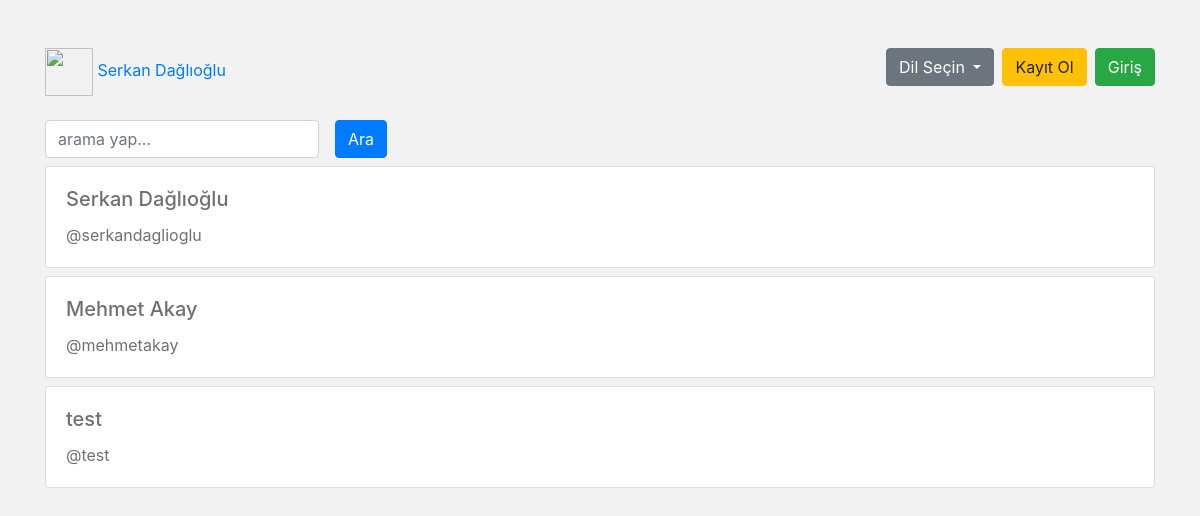
/users/, run on the app's committed database.
### tables this page shows
CREATE TABLE "users" (
  "user_id" integer NOT NULL PRIMARY KEY AUTOINCREMENT,
  "username" text(50),
  "password" text,
  "full_name" text
);

### flask_proje_one/controllers/website.py (the view)
class ShowUsers(View):
    methods = ['GET', 'POST']
    def dispatch_request(self):
        db = get_db()
        cr = db.cursor()
        sql = "SELECT * FROM users"
        cr.execute(sql)
        user_items = cr.fetchall()
        return render_template('users.html',user_items=user_items)

### flask_proje_one/app.py (called while the page is built)
@app.teardown_appcontext
def close_connection(exception):
    print("close_connection")
    db = getattr(g, '_database', None)
    if db is not None:
        db.close()

### flask_proje_one/libraries/db_helper.py (called while the page is built)
def get_db():
    db = getattr(g, '_database', None)
    if db is None:
        db = g._database = sqlite3.connect(DATABASE)
        db.row_factory = make_dicts
    return db

def make_dicts(cursor, row):
    return dict((cursor.description[idx][0], value)
                for idx, value in enumerate(row))

### flask_proje_one/templates/users.html (shortened to what this page needs)
{% extends "base_layout.html" %}
{% block content %}
    <form action="{{ url_for("website.users") }}" class="form-inline">
            <div class="form-group mr-3 mb-2">
                <input type="text" name="query" class="form-control" placeholder="{{ _("arama yap...") }}">
            </div>
            <button type="submit" class="btn btn-primary mb-2">{{ _("Ara") }}</button>
    </form>
    <div class="users">
        {% for user in user_items %}
            <div class="card mb-2">
                <div class="card-body">
                    <h5 class="card-title">{{ user["full_name"] }}</h5>
                    <p class="card-text">
                        @{{ user["username"] }}
                    </p>
                </div>
            </div>
        {% endfor %}
    </div>
{% endblock %}

### flask_proje_one/static/app.css (style rules this page uses)
body { background-color: #f2f2f2; font-size: 16px; color: #707070; }

### data on the page
users: full_name "Serkan Dağlıoğlu", username "serkandaglioglu"
users: full_name "Mehmet Akay", username "mehmetakay"
users: full_name "test", username "test"
